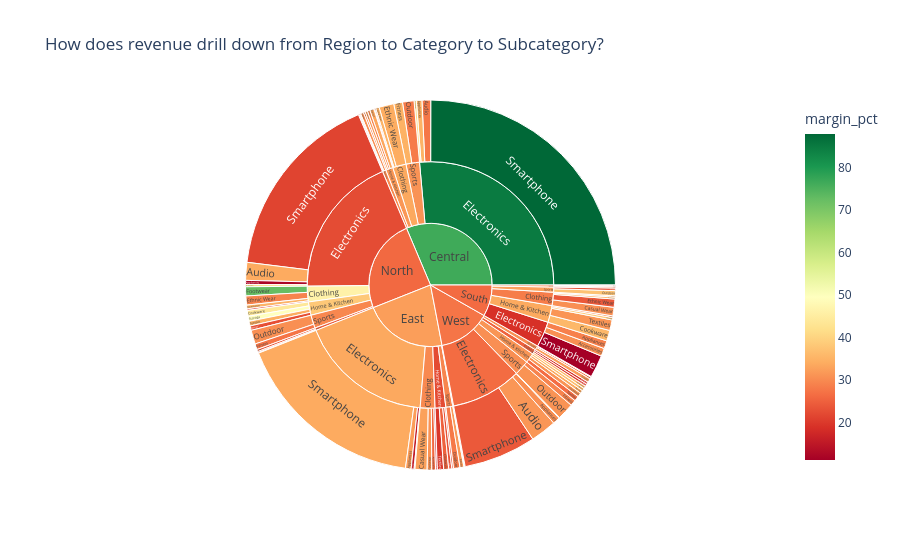

Notebook code for this chart:
### Markdown cell above
---
### 🎓 Section 9: Group Aggregations, Sunburst & Pareto 80/20 Analysis

#### 1. What is Pareto Analysis?
The **Pareto Principle (80/20 Rule)** states that roughly 80% of consequences come from 20% of causes. In retail:
$$\approx 80\% \text{ of revenue is generated by } \approx 20\% \text{ of catalog SKUs.}$$
Identifying these "hero products" prevents catastrophic out-of-stock events.

#### 2. Hierarchical Sunburst Drill-down:
Allows executives to navigate from macro-region down to category and micro-subcategory in a single visual.

### Code cell
# 1. Pivot Table: Category x Region Revenue & Mean Margin
pivot_summary = df_clean.pivot_table(
    index='category',
    columns='region',
    values=['net_revenue', 'margin_pct'],
    aggfunc={'net_revenue': 'sum', 'margin_pct': 'mean'},
    observed=True
)
print("--- Pivot Table: Category x Region Revenue & Margins ---")
display(pivot_summary.round(2))

# Figure 9.1: 100% Stacked Bar Chart (Payment Methods by Customer Segment)
ct_seg_pay = pd.crosstab(df_clean['customer_segment'], df_clean['payment_method'], normalize='index') * 100
ct_seg_pay.plot(kind='bar', stacked=True, figsize=(10, 5), colormap='Set3', edgecolor='black')
plt.title("What payment methods dominate each customer segment (100% Stacked)?", fontsize=13, fontweight='bold')
plt.xlabel("Customer Segment", fontsize=11)
plt.ylabel("Share of Transactions (%)", fontsize=11)
plt.legend(title="Payment Rail", bbox_to_anchor=(1.02, 1), loc='upper left')
plt.xticks(rotation=0)
plt.tight_layout()
plt.show()

# Figure 9.2: Sunburst Drill-Down (Region -> Category -> Subcategory)
fig_sunburst = px.sunburst(
    df_clean,
    path=['region', 'category', 'subcategory'],
    values='net_revenue',
    color='margin_pct',
    color_continuous_scale='RdYlGn',
    title="How does revenue drill down from Region to Category to Subcategory?"
)
fig_sunburst.update_layout(height=550)
fig_sunburst.show()

# Figure 9.3: Pareto 80/20 Analysis Chart
sku_rev = df_clean.groupby('product_name')['net_revenue'].sum().sort_values(ascending=False).reset_index()
sku_rev['cum_revenue'] = sku_rev['net_revenue'].cumsum()
sku_rev['cum_pct'] = (sku_rev['cum_revenue'] / sku_rev['net_revenue'].sum()) * 100
sku_rev['sku_rank'] = range(1, len(sku_rev) + 1)

fig, ax1 = plt.subplots(figsize=(12, 5))

# Bar chart of SKU revenue
ax1.bar(sku_rev['product_name'], sku_rev['net_revenue'], color='#1f77b4', alpha=0.7, label='Product Net Revenue')
ax1.set_ylabel("Net Revenue (INR ₹)", color='#1f77b4', fontsize=11)
ax1.set_xticklabels(sku_rev['product_name'], rotation=90)

# Cumulative line
ax2 = ax1.twinx()
ax2.plot(sku_rev['product_name'], sku_rev['cum_pct'], color='crimson', marker='D', linewidth=2, label='Cumulative % Share')
ax2.axhline(80, color='darkgreen', linestyle='--', linewidth=1.5, label='80% Pareto Cutoff')
ax2.set_ylabel("Cumulative Revenue (%)", color='crimson', fontsize=11)
ax2.set_ylim(0, 105)

plt.title("Which top 20% of products generate 80% of total revenue (Pareto 80/20)?", fontsize=13, fontweight='bold')
fig.tight_layout()
plt.show()

### Figure 1 — Plotly figure (JSON) as saved in the notebook; plotly's stock layout.template omitted (floating-point values rounded to 4 significant figures)
{"data": [{"branchvalues": "total", "customdata": [[28.81], [29.89], [42.09], [21.22], [30.41], [34.82], [29.29], [34.93], [30.53], [37.69], [28.14], [36.97], [26.71], [25.75], [23.05], [33.3], [26.59], [27.9], [35.03], [31.01], [23.93], [34.3], [31.95], [31.33], [30.53], [34.1], [23.52], [34.62], [36.72], [22.33], [23.38], [30.99], [27.64], [49.46], [11.2], [27.36], [30.09], [27.55], [35.86], [32.35], [33.78], [30.61], [18.78], [24.02], [16.18], [25.59], [29.19], [31.84], [21.36], [22.8], [33.29], [41.58], [33.89], [29.03], [16.93], [31.48], [34.07], [33.91], [19.58], [72.47], [29.31], [31.26], [24.04], [32.2], [32.72], [41.47], [12.13], [30.91], [38.35], [15.63], [34.97], [20.26], [31.29], [23.03], [35.68], [37.32], [25.93], [25.03], [27.68], [30.6], [27.68], [36.9], [43.92], [87.89], [29.51], [18.85], [33.71], [22.43], [46.35], [29.87], [31.04], [30.57], [33.61], [28.43], [33.59], [24.64], [29.84], [32.58], [31.44], [31.2], [29.39], [29.44], [26.35], [29.6], [31.18], [22.25], [30.63], [38.26], [25.26], [84.84], [26.32], [26.07], [76.49], [27.54], [32.35]], "domain": {"x": [0.0, 1.0], "y": [0.0, 1.0]}, "hovertemplate": "labels=%{label}<br>net_revenue=%{value}<br>parent=%{parent}<br>id=%{id}<br>margin_pct=%{color}<extra></extra>", "ids": ["South/Electronics/Appliances", "South/Home & Kitchen/Decor", "North/Electronics/Accessories", "North/Clothing/Casual Wear", "Central/Grocery/Staples", "Central/Sports/Fitness", "West/Sports/Fitness", "Central/Clothing/Casual Wear", "South/Clothing/Casual Wear", "Central/Grocery/Snacks", "Central/Sports/Outdoor", "East/Electronics/Accessories", "North/Grocery/Spices", "East/Clothing/Accessories", "South/Sports/Fitness", "Central/Home & Kitchen/Decor", "West/Home & Kitchen/Textiles", "East/Sports/Outdoor", "North/Clothing/Accessories", "West/Sports/Outdoor", "North/Grocery/Staples", "South/Grocery/Beverages", "Central/Home & Kitchen/Cookware", "West/Electronics/Audio", "North/Sports/Outdoor", "Central/Clothing/Ethnic Wear", "East/Grocery/Beverages", "South/Clothing/Accessories", "West/Home & Kitchen/Decor", "East/Home & Kitchen/Storage", "North/Grocery/Snacks", "West/Grocery/Beverages", "Central/Clothing/Accessories", "North/Home & Kitchen/Storage", "South/Electronics/Smartphone", "North/Sports/Fitness", "East/Grocery/Snacks", "West/Grocery/Spices", "West/Clothing/Accessories", "West/Grocery/Staples", "West/Home & Kitchen/Storage", "South/Electronics/Accessories", "West/Clothing/Footwear", "South/Clothing/Ethnic Wear", "East/Clothing/Ethnic Wear", "South/Grocery/Staples", "North/Clothing/Ethnic Wear", "East/Sports/Fitness", "North/Electronics/Smartphone", "North/Home & Kitchen/Decor", "South/Clothing/Footwear", "Central/Electronics/Accessories", "East/Electronics/Smartphone", "Central/Home & Kitchen/Storage", "Central/Grocery/Beverages", "Central/Grocery/Spices", "North/Home & Kitchen/Textiles", "North/Electronics/Audio", "East/Home & Kitchen/Textiles", "North/Clothing/Footwear", "South/Grocery/Snacks", "South/Home & Kitchen/Textiles", "West/Electronics/Smartphone", "East/Electronics/Appliances", "East/Clothing/Casual Wear", "East/Grocery/Spices", "North/Electronics/Appliances", "East/Clothing/Footwear", "South/Home & Kitchen/Storage", "East/Electronics/Audio", "Central/Electronics/Appliances", "West/Clothing/Casual Wear", "West/Home & Kitchen/Cookware", "East/Home & Kitchen/Decor", "South/Home & Kitchen/Cookware", "South/Sports/Outdoor", "Central/Clothing/Footwear", "East/Home & Kitchen/Cookware", "West/Grocery/Snacks", "West/Electronics/Appliances", "Central/Electronics/Audio", "West/Electronics/Accessories", "North/Home & Kitchen/Cookware", "Central/Electronics/Smartphone", "Central/Home & Kitchen/Textiles", "South/Electronics", "South/Home & Kitchen", "North/Electronics", "North/Clothing", "Central/Grocery", "Central/Sports", "West/Sports", "Central/Clothing", "South/Clothing", "East/Electronics", "North/Grocery", "East/Clothing", "South/Sports", "Central/Home & Kitchen", "West/Home & Kitchen", "East/Sports", "South/Grocery", "West/Electronics", "North/Sports", "East/Grocery", "East/Home & Kitchen", "West/Grocery", "North/Home & Kitchen", "West/Clothing", "Central/Electronics", "South", "North", "Central", "West", "East"], "labels": ["Appliances", "Decor", "Accessories", "Casual Wear", "Staples", "Fitness", "Fitness", "Casual Wear", "Casual Wear", "Snacks", "Outdoor", "Accessories", "Spices", "Accessories", "Fitness", "Decor", "Textiles", "Outdoor", "Accessories", "Outdoor", "Staples", "Beverages", "Cookware", "Audio", "Outdoor", "Ethnic Wear", "Beverages", "Accessories", "Decor", "Storage", "Snacks", "Beverages", "Accessories", "Storage", "Smartphone", "Fitness", "Snacks", "Spices", "Accessories", "Staples", "Storage", "Accessories", "Footwear", "Ethnic Wear", "Ethnic Wear", "Staples", "Ethnic Wear", "Fitness", "Smartphone", "Decor", "Footwear", "Accessories", "Smartphone", "Storage", "Beverages", "Spices", "Textiles", "Audio", "Textiles", "Footwear", "Snacks", "Textiles", "Smartphone", "Appliances", "Casual Wear", "Spices", "Appliances", "Footwear", "Storage", "Audio", "Appliances", "Casual Wear", "Cookware", "Decor", "Cookware", "Outdoor", "Footwear", "Cookware", "Snacks", "Appliances", "Audio", "Accessories", "Cookware", "Smartphone", "Textiles", "Electronics", "Home & Kitchen", "Electronics", "Clothing", "Grocery", "Sports", "Sports", "Clothing", "Clothing", "Electronics", "Grocery", "Clothing", "Sports", "Home & Kitchen", "Home & Kitchen", "Sports", "Grocery", "Electronics", "Sports", "Grocery", "Home & Kitchen", "Grocery", "Home & Kitchen", "Clothing", "Electronics", "South", "North", "Central", "West", "East"], "marker": {"coloraxis": "coloraxis", "colors": [28.81, 29.89, 42.09, 21.22, 30.41, 34.82, 29.29, 34.93, 30.53, 37.69, 28.14, 36.97, 26.71, 25.75, 23.05, 33.3, 26.59, 27.9, 35.03, 31.01, 23.93, 34.3, 31.95, 31.33, 30.53, 34.1, 23.52, 34.62, 36.72, 22.33, 23.38, 30.99, 27.64, 49.46, 11.2, 27.36, 30.09, 27.55, 35.86, 32.35, 33.78, 30.61, 18.78, 24.02, 16.18, 25.59, 29.19, 31.84, 21.36, 22.8, 33.29, 41.58, 33.89, 29.03, 16.93, 31.48, 34.07, 33.91, 19.58, 72.47, 29.31, 31.26, 24.04, 32.2, 32.72, 41.47, 12.13, 30.91, 38.35, 15.63, 34.97, 20.26, 31.29, 23.03, 35.68, 37.32, 25.93, 25.03, 27.68, 30.6, 27.68, 36.9, 43.92, 87.89, 29.51, 18.85, 33.71, 22.43, 46.35, 29.87, 31.04, 30.57, 33.61, 28.43, 33.59, 24.64, 29.84, 32.58, 31.44, 31.2, 29.39, 29.44, 26.35, 29.6, 31.18, 22.25, 30.63, 38.26, 25.26, 84.84, 26.32, 26.07, 76.49, 27.54, 32.35]}, "name": "", "parents": ["South/Electronics", "South/Home & Kitchen", "North/Electronics", "North/Clothing", "Central/Grocery", "Central/Sports", "West/Sports", "Central/Clothing", "South/Clothing", "Central/Grocery", "Central/Sports", "East/Electronics", "North/Grocery", "East/Clothing", "South/Sports", "Central/Home & Kitchen", "West/Home & Kitchen", "East/Sports", "North/Clothing", "West/Sports", "North/Grocery", "South/Grocery", "Central/Home & Kitchen", "West/Electronics", "North/Sports", "Central/Clothing", "East/Grocery", "South/Clothing", "West/Home & Kitchen", "East/Home & Kitchen", "North/Grocery", "West/Grocery", "Central/Clothing", "North/Home & Kitchen", "South/Electronics", "North/Sports", "East/Grocery", "West/Grocery", "West/Clothing", "West/Grocery", "West/Home & Kitchen", "South/Electronics", "West/Clothing", "South/Clothing", "East/Clothing", "South/Grocery", "North/Clothing", "East/Sports", "North/Electronics", "North/Home & Kitchen", "South/Clothing", "Central/Electronics", "East/Electronics", "Central/Home & Kitchen", "Central/Grocery", "Central/Grocery", "North/Home & Kitchen", "North/Electronics", "East/Home & Kitchen", "North/Clothing", "South/Grocery", "South/Home & Kitchen", "West/Electronics", "East/Electronics", "East/Clothing", "East/Grocery", "North/Electronics", "East/Clothing", "South/Home & Kitchen", "East/Electronics", "Central/Electronics", "West/Clothing", "West/Home & Kitchen", "East/Home & Kitchen", "South/Home & Kitchen", "South/Sports", "Central/Clothing", "East/Home & Kitchen", "West/Grocery", "West/Electronics", "Central/Electronics", "West/Electronics", "North/Home & Kitchen", "Central/Electronics", "Central/Home & Kitchen", "South", "South", "North", "North", "Central", "Central", "West", "Central", "South", "East", "North", "East", "South", "Central", "West", "East", "South", "West", "North", "East", "East", "West", "North", "West", "Central", "", "", "", "", ""], "type": "sunburst", "values": [13970.0, 2896.0, 3803.0, 2909.0, 5267.0, 15490.0, 10270.0, 6409.0, 15070.0, 1440.0, 20200.0, 1325.0, 1944.0, 6575.0, 4511.0, 7412.0, 8831.0, 11300.0, 6494.0, 29560.0, 3767.0, 1381.0, 4303.0, 45740.0, 24570.0, 26040.0, 659.5, 3388.0, 4794.0, 3067.0, 1085.0, 598.6, 1988.0, 8800.0, 39690.0, 10240.0, 984.2, 3334.0, 4520.0, 6736.0, 5290.0, 14000.0, 4159.0, 14410.0, 3150.0, 1666.0, 15890.0, 6898.0, 336300.0, 7880.0, 2230.0, 3970.0, 339600.0, 3136.0, 1258.0, 1367.0, 8252.0, 31460.0, 10940.0, 16050.0, 2200.0, 18710.0, 127600.0, 9954.0, 21240.0, 594.7, 7345.0, 8081.0, 4216.0, 5303.0, 9816.0, 4202.0, 7449.0, 5416.0, 18860.0, 9079.0, 1186.0, 8842.0, 516.7, 12540.0, 15340.0, 1363.0, 10240.0, 504000.0, 4406.0, 67660.0, 44680.0, 378900.0, 41340.0, 9331.0, 35700.0, 39830.0, 35620.0, 35100.0, 356200.0, 6796.0, 39040.0, 13590.0, 19260.0, 26360.0, 18200.0, 5247.0, 187200.0, 34820.0, 2238.0, 28260.0, 11190.0, 35170.0, 12880.0, 533200.0, 166300.0, 497100.0, 633100.0, 277500.0, 443900.0]}], "layout": {"coloraxis": {"autocolorscale": false, "colorbar": {"title": {"text": "margin_pct"}}, "colorscale": [[0.0, "rgb(165,0,38)"], [0.1, "rgb(215,48,39)"], [0.2, "rgb(244,109,67)"], [0.3, "rgb(253,174,97)"], [0.4, "rgb(254,224,139)"], [0.5, "rgb(255,255,191)"], [0.6, "rgb(217,239,139)"], [0.7, "rgb(166,217,106)"], [0.8, "rgb(102,189,99)"], [0.9, "rgb(26,152,80)"], [1.0, "rgb(0,104,55)"]]}, "height": 550, "legend": {"tracegroupgap": 0}, "title": {"text": "How does revenue drill down from Region to Category to Subcategory?"}}}
